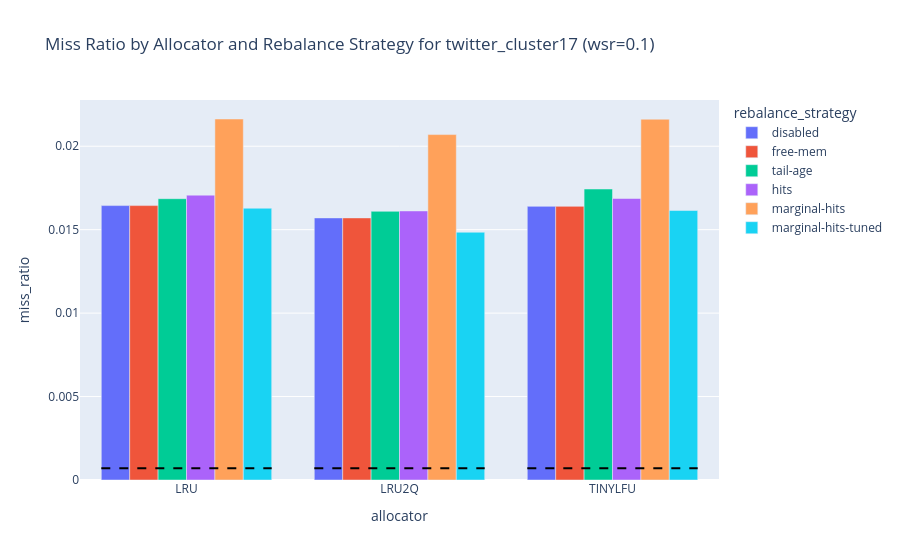
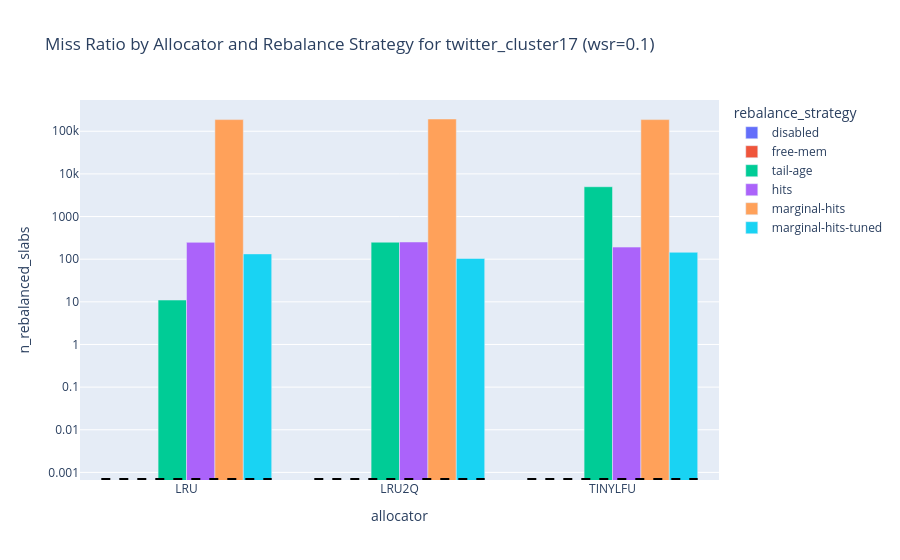

The cell these charts' notebook holds for them, in order:
### Code cell
# 3 and 41
# 42 hits-per-slab is the best

plot_df = remapped_df[(remapped_df['monitor_interval'] == 50_000) | (remapped_df['rebalance_strategy'] == 'disabled')]
plot_df = plot_df[(plot_df['tag'].isna()) | (plot_df['tag'] == 'cold')]
trace_name = 'twitter_cluster17'
wsr = 0.1
plot_df = plot_df[plot_df['wsr'] == wsr]
print(plot_df['rebalance_strategy'].unique())

plot_barplot_distribution_by_trace(plot_df, trace_name, title=f"Miss Ratio by Allocator and Rebalance Strategy for {trace_name} (wsr={wsr})")
plot_barplot_distribution_by_trace(plot_df, trace_name, y = 'n_rebalanced_slabs', title=f"Miss Ratio by Allocator and Rebalance Strategy for {trace_name} (wsr={wsr})")

### Figure 1 — Plotly figure (JSON) as saved in the notebook; plotly's stock layout.template omitted (floating-point values rounded to 4 significant figures)
{"data": [{"alignmentgroup": "True", "hovertemplate": "rebalance_strategy=disabled<br>allocator=%{x}<br>miss_ratio=%{y}<extra></extra>", "legendgroup": "disabled", "marker": {"color": "#636efa", "pattern": {"shape": ""}}, "name": "disabled", "offsetgroup": "disabled", "orientation": "v", "showlegend": true, "textposition": "auto", "type": "bar", "x": ["LRU", "LRU2Q", "TINYLFU"], "xaxis": "x", "y": [0.01644, 0.0157, 0.0164], "yaxis": "y"}, {"alignmentgroup": "True", "hovertemplate": "rebalance_strategy=free-mem<br>allocator=%{x}<br>miss_ratio=%{y}<extra></extra>", "legendgroup": "free-mem", "marker": {"color": "#EF553B", "pattern": {"shape": ""}}, "name": "free-mem", "offsetgroup": "free-mem", "orientation": "v", "showlegend": true, "textposition": "auto", "type": "bar", "x": ["LRU", "LRU2Q", "TINYLFU"], "xaxis": "x", "y": [0.01644, 0.0157, 0.0164], "yaxis": "y"}, {"alignmentgroup": "True", "hovertemplate": "rebalance_strategy=tail-age<br>allocator=%{x}<br>miss_ratio=%{y}<extra></extra>", "legendgroup": "tail-age", "marker": {"color": "#00cc96", "pattern": {"shape": ""}}, "name": "tail-age", "offsetgroup": "tail-age", "orientation": "v", "showlegend": true, "textposition": "auto", "type": "bar", "x": ["LRU", "LRU2Q", "TINYLFU"], "xaxis": "x", "y": [0.01685, 0.0161, 0.01743], "yaxis": "y"}, {"alignmentgroup": "True", "hovertemplate": "rebalance_strategy=hits<br>allocator=%{x}<br>miss_ratio=%{y}<extra></extra>", "legendgroup": "hits", "marker": {"color": "#ab63fa", "pattern": {"shape": ""}}, "name": "hits", "offsetgroup": "hits", "orientation": "v", "showlegend": true, "textposition": "auto", "type": "bar", "x": ["LRU", "LRU2Q", "TINYLFU"], "xaxis": "x", "y": [0.01707, 0.01612, 0.01687], "yaxis": "y"}, {"alignmentgroup": "True", "hovertemplate": "rebalance_strategy=marginal-hits<br>allocator=%{x}<br>miss_ratio=%{y}<extra></extra>", "legendgroup": "marginal-hits", "marker": {"color": "#FFA15A", "pattern": {"shape": ""}}, "name": "marginal-hits", "offsetgroup": "marginal-hits", "orientation": "v", "showlegend": true, "textposition": "auto", "type": "bar", "x": ["LRU", "LRU2Q", "TINYLFU"], "xaxis": "x", "y": [0.02163, 0.0207, 0.02162], "yaxis": "y"}, {"alignmentgroup": "True", "hovertemplate": "rebalance_strategy=marginal-hits-tuned<br>allocator=%{x}<br>miss_ratio=%{y}<extra></extra>", "legendgroup": "marginal-hits-tuned", "marker": {"color": "#19d3f3", "pattern": {"shape": ""}}, "name": "marginal-hits-tuned", "offsetgroup": "marginal-hits-tuned", "orientation": "v", "showlegend": true, "textposition": "auto", "type": "bar", "x": ["LRU", "LRU2Q", "TINYLFU"], "xaxis": "x", "y": [0.01628, 0.01485, 0.01615], "yaxis": "y"}], "layout": {"barmode": "group", "legend": {"title": {"text": "rebalance_strategy"}, "tracegroupgap": 0}, "shapes": [{"line": {"color": "black", "dash": "dash"}, "type": "line", "x0": -0.4, "x1": 0.4, "xref": "x", "y0": 0.0007, "y1": 0.0007, "yref": "y"}, {"line": {"color": "black", "dash": "dash"}, "type": "line", "x0": 0.6, "x1": 1.4, "xref": "x", "y0": 0.0007, "y1": 0.0007, "yref": "y"}, {"line": {"color": "black", "dash": "dash"}, "type": "line", "x0": 1.6, "x1": 2.4, "xref": "x", "y0": 0.0007, "y1": 0.0007, "yref": "y"}], "title": {"text": "Miss Ratio by Allocator and Rebalance Strategy for twitter_cluster17 (wsr=0.1)"}, "xaxis": {"anchor": "y", "categoryarray": ["LRU", "LRU2Q", "TINYLFU"], "categoryorder": "array", "domain": [0, 1], "title": {"text": "allocator"}}, "yaxis": {"anchor": "x", "domain": [0, 1], "title": {"text": "miss_ratio"}, "type": "linear"}}}

### Figure 2 — Plotly figure (JSON) as saved in the notebook; plotly's stock layout.template omitted (floating-point values rounded to 4 significant figures)
{"data": [{"alignmentgroup": "True", "hovertemplate": "rebalance_strategy=disabled<br>allocator=%{x}<br>n_rebalanced_slabs=%{y}<extra></extra>", "legendgroup": "disabled", "marker": {"color": "#636efa", "pattern": {"shape": ""}}, "name": "disabled", "offsetgroup": "disabled", "orientation": "v", "showlegend": true, "textposition": "auto", "type": "bar", "x": ["LRU", "LRU2Q", "TINYLFU"], "xaxis": "x", "y": [0, 0, 0], "yaxis": "y"}, {"alignmentgroup": "True", "hovertemplate": "rebalance_strategy=free-mem<br>allocator=%{x}<br>n_rebalanced_slabs=%{y}<extra></extra>", "legendgroup": "free-mem", "marker": {"color": "#EF553B", "pattern": {"shape": ""}}, "name": "free-mem", "offsetgroup": "free-mem", "orientation": "v", "showlegend": true, "textposition": "auto", "type": "bar", "x": ["LRU", "LRU2Q", "TINYLFU"], "xaxis": "x", "y": [0, 0, 0], "yaxis": "y"}, {"alignmentgroup": "True", "hovertemplate": "rebalance_strategy=tail-age<br>allocator=%{x}<br>n_rebalanced_slabs=%{y}<extra></extra>", "legendgroup": "tail-age", "marker": {"color": "#00cc96", "pattern": {"shape": ""}}, "name": "tail-age", "offsetgroup": "tail-age", "orientation": "v", "showlegend": true, "textposition": "auto", "type": "bar", "x": ["LRU", "LRU2Q", "TINYLFU"], "xaxis": "x", "y": [11, 250, 5000], "yaxis": "y"}, {"alignmentgroup": "True", "hovertemplate": "rebalance_strategy=hits<br>allocator=%{x}<br>n_rebalanced_slabs=%{y}<extra></extra>", "legendgroup": "hits", "marker": {"color": "#ab63fa", "pattern": {"shape": ""}}, "name": "hits", "offsetgroup": "hits", "orientation": "v", "showlegend": true, "textposition": "auto", "type": "bar", "x": ["LRU", "LRU2Q", "TINYLFU"], "xaxis": "x", "y": [248, 253, 192], "yaxis": "y"}, {"alignmentgroup": "True", "hovertemplate": "rebalance_strategy=marginal-hits<br>allocator=%{x}<br>n_rebalanced_slabs=%{y}<extra></extra>", "legendgroup": "marginal-hits", "marker": {"color": "#FFA15A", "pattern": {"shape": ""}}, "name": "marginal-hits", "offsetgroup": "marginal-hits", "orientation": "v", "showlegend": true, "textposition": "auto", "type": "bar", "x": ["LRU", "LRU2Q", "TINYLFU"], "xaxis": "x", "y": [187642, 193829, 187555], "yaxis": "y"}, {"alignmentgroup": "True", "hovertemplate": "rebalance_strategy=marginal-hits-tuned<br>allocator=%{x}<br>n_rebalanced_slabs=%{y}<extra></extra>", "legendgroup": "marginal-hits-tuned", "marker": {"color": "#19d3f3", "pattern": {"shape": ""}}, "name": "marginal-hits-tuned", "offsetgroup": "marginal-hits-tuned", "orientation": "v", "showlegend": true, "textposition": "auto", "type": "bar", "x": ["LRU", "LRU2Q", "TINYLFU"], "xaxis": "x", "y": [133, 104, 145], "yaxis": "y"}], "layout": {"barmode": "group", "legend": {"title": {"text": "rebalance_strategy"}, "tracegroupgap": 0}, "shapes": [{"line": {"color": "black", "dash": "dash"}, "type": "line", "x0": -0.4, "x1": 0.4, "xref": "x", "y0": 0.0007, "y1": 0.0007, "yref": "y"}, {"line": {"color": "black", "dash": "dash"}, "type": "line", "x0": 0.6, "x1": 1.4, "xref": "x", "y0": 0.0007, "y1": 0.0007, "yref": "y"}, {"line": {"color": "black", "dash": "dash"}, "type": "line", "x0": 1.6, "x1": 2.4, "xref": "x", "y0": 0.0007, "y1": 0.0007, "yref": "y"}], "title": {"text": "Miss Ratio by Allocator and Rebalance Strategy for twitter_cluster17 (wsr=0.1)"}, "xaxis": {"anchor": "y", "categoryarray": ["LRU", "LRU2Q", "TINYLFU"], "categoryorder": "array", "domain": [0, 1], "title": {"text": "allocator"}}, "yaxis": {"anchor": "x", "domain": [0, 1], "title": {"text": "n_rebalanced_slabs"}, "type": "log"}}}
